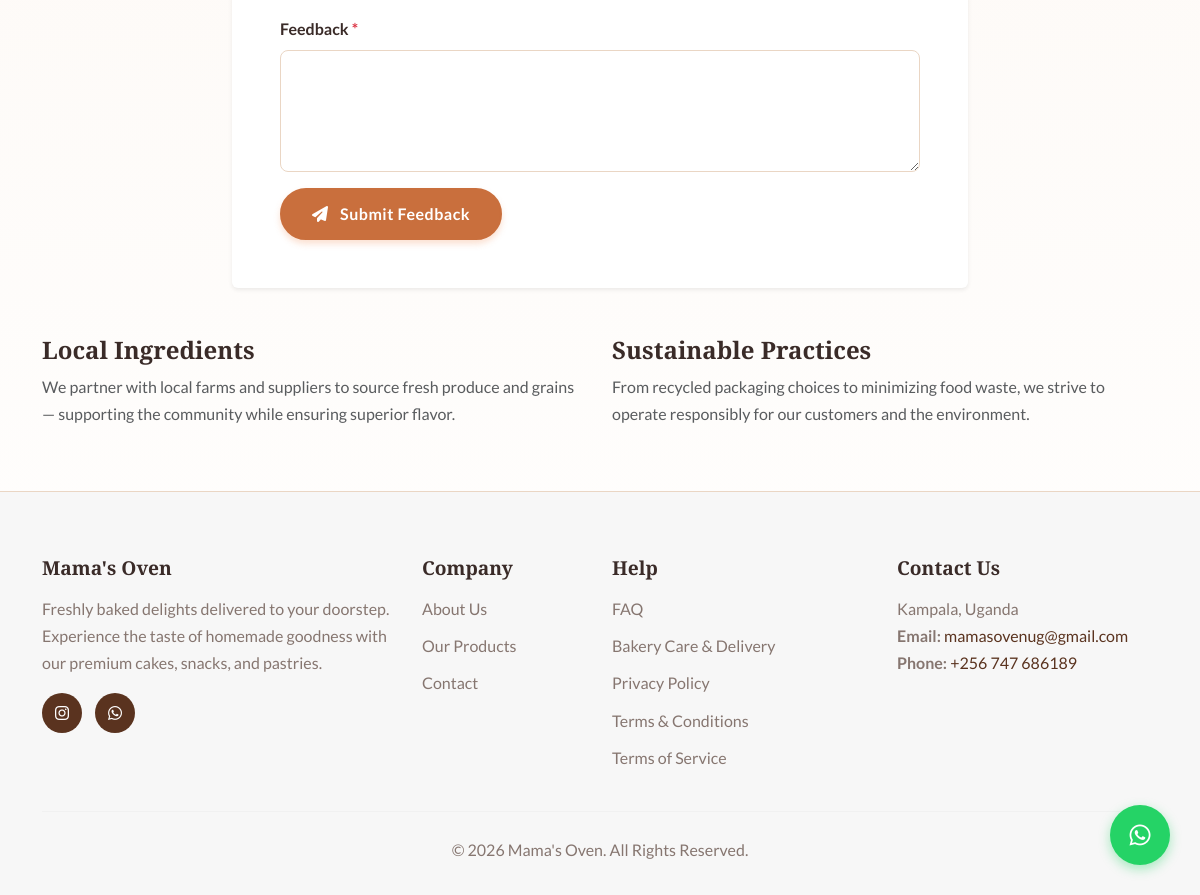
The page /about.php (lower part) on the database as committed earlier.
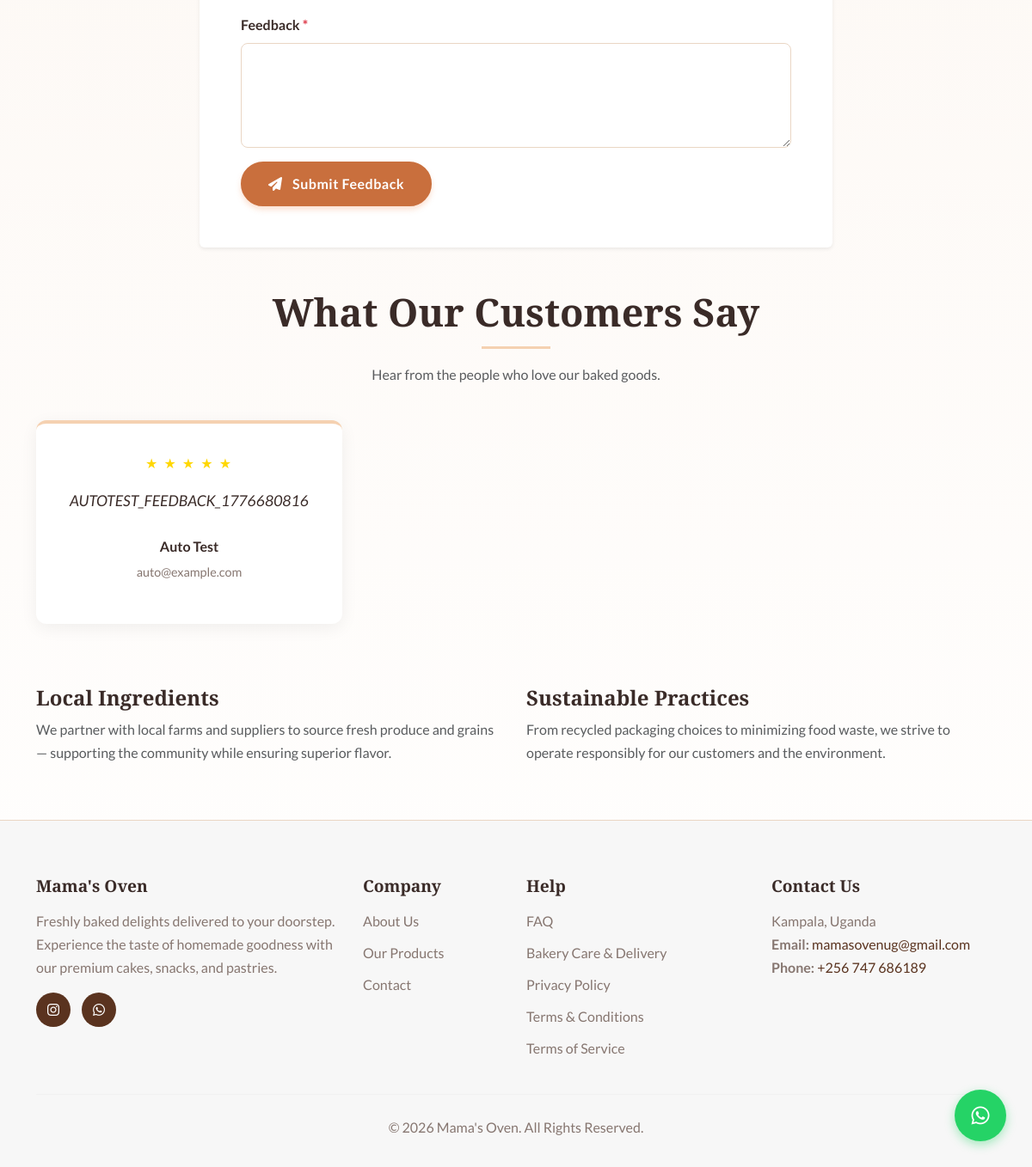
The same page on the database as committed later.
### tables this page shows
CREATE TABLE `testimonials` (
  `id` int(11) NOT NULL AUTO_INCREMENT,
  `user_id` int(11) DEFAULT NULL,
  `name` varchar(100) NOT NULL,
  `email` varchar(100) DEFAULT NULL,
  `message` text NOT NULL,
  `rating` int(1) NOT NULL CHECK (`rating` >= 1 and `rating` <= 5),
  `status` enum('pending','approved','rejected') DEFAULT 'pending',
  `created_at` timestamp NULL DEFAULT current_timestamp(),
  PRIMARY KEY (`id`),
  KEY `user_id` (`user_id`),
  KEY `status` (`status`),
  CONSTRAINT `testimonials_ibfk_1` FOREIGN KEY (`user_id`) REFERENCES `users` (`id`) ON DELETE SET NULL
);

### about.php (the view, shortened to what this page needs)
<?php
require_once __DIR__ . '/includes/header.php';
$feedback_input = [
    'name' => $_SESSION['full_name'] ?? '',
    'email' => $_SESSION['email'] ?? '',
    'rating' => '5',
    'message' => '',
];
try {
    $testimonials_stmt = $pdo->prepare("
        SELECT * FROM testimonials
        WHERE status = 'approved'
        ORDER BY created_at DESC
        LIMIT 6
    ");
    $testimonials_stmt->execute();
    $testimonials = $testimonials_stmt->fetchAll();
} catch (PDOException $e) {
    $testimonials = [];
}
?>
<div class="container my-5">
    <div class="row mt-5">
        <div class="col-lg-8 mx-auto">
            <div class="card shadow-sm border-0">
                <div class="card-body p-4 p-md-5">
                    <form method="POST" action="">
                        <div class="row g-3">
                            <div class="col-12">
                                <label for="feedback_message" class="form-label">Feedback <span class="text-danger">*</span></label>
                                <textarea id="feedback_message" name="message" class="form-control" rows="4" maxlength="1000" required><?php echo htmlspecialchars($feedback_input['message']); ?></textarea>
                            </div>
                        </div>
                        <div class="mt-3">
                            <button type="submit" name="submit_feedback" class="btn btn-primary">
                                <i class="fas fa-paper-plane me-2"></i> Submit Feedback
                            </button>
                        </div>
                    </form>
                </div>
            </div>
        </div>
    </div>
    <?php if (!empty($testimonials)): ?>
    <div class="row mt-5">
        <div class="col-12 text-center mb-4">
            <h3 class="section-title">What Our Customers Say</h3>
            <p class="text-muted">Hear from the people who love our baked goods.</p>
        </div>
    </div>
    <div class="row">
        <?php foreach ($testimonials as $testimonial): ?>
        <div class="col-md-6 col-lg-4 mb-4">
            <div class="testimonial-card">
                <div class="mb-3">
                    <div class="stars">
                        <?php for ($i = 0; $i < $testimonial['rating']; $i++): ?>
                            ★
                        <?php endfor; ?>
                    </div>
                </div>
                <p class="testimonial-text"><?php echo htmlspecialchars($testimonial['message']); ?></p>
                <p class="testimonial-author"><?php echo htmlspecialchars($testimonial['name']); ?></p>
                <?php if (!empty($testimonial['email'])): ?>
                    <p class="testimonial-role"><?php echo htmlspecialchars($testimonial['email']); ?></p>
                <?php endif; ?>
            </div>
        </div>
        <?php endforeach; ?>
    </div>
    <?php endif; ?>
    <div class="row mt-5">
        <div class="col-md-6">
            <h4>Local Ingredients</h4>
            <p class="text-muted">We partner with local farms and suppliers to source fresh produce and grains — supporting the community while ensuring superior flavor.</p>
        </div>
        <div class="col-md-6">
            <h4>Sustainable Practices</h4>
            <p class="text-muted">From recycled packaging choices to minimizing food waste, we strive to operate responsibly for our customers and the environment.</p>
        </div>
    </div>
</div>
<?php require_once __DIR__ . '/includes/footer.php'; ?>

Rows that differ between the two databases and show on the page:
added testimonials: rating 5 (drawn), message "AUTOTEST_FEEDBACK_1776680816", name "Auto Test", email "auto@example.com"
Other text that changed with them:
text now shown: "What Our Customers Say Hear from the people who love our baked goods."
